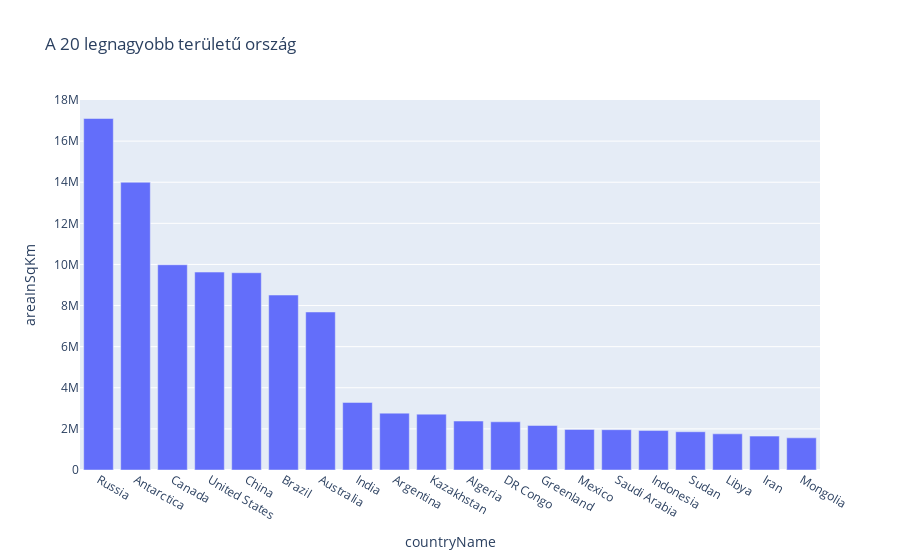

The notebook cell saved with this chart:
### Markdown cell above
![adatok_3.png](attachment:adatok_3.png)

### Code cell
top20 = df.sort_values(by = "areaInSqKm", ascending=False).head(20)

fig = px.bar(top20, x = "countryName", y ="areaInSqKm", title="A 20 legnagyobb területű ország")

fig.show()

### Figure 1 — Plotly figure (JSON) as saved in the notebook; plotly's stock layout.template omitted (floating-point values rounded to 4 significant figures)
{"data": [{"alignmentgroup": "True", "hovertemplate": "countryName=%{x}<br>areaInSqKm=%{y}<extra></extra>", "legendgroup": "", "marker": {"color": "#636efa", "pattern": {"shape": ""}}, "name": "", "offsetgroup": "", "orientation": "v", "showlegend": false, "textposition": "auto", "type": "bar", "x": ["Russia", "Antarctica", "Canada", "United States", "China", "Brazil", "Australia", "India", "Argentina", "Kazakhstan", "Algeria", "DR Congo", "Greenland", "Mexico", "Saudi Arabia", "Indonesia", "Sudan", "Libya", "Iran", "Mongolia"], "xaxis": "x", "y": [17100000, 14000000, 9984670, 9629091, 9596960, 8511965, 7686850, 3287590, 2766890, 2717300, 2381740, 2345410, 2166086, 1972550, 1960582, 1919440, 1861484, 1759540, 1648000, 1565000], "yaxis": "y"}], "layout": {"barmode": "relative", "legend": {"tracegroupgap": 0}, "title": {"text": "A 20 legnagyobb területű ország"}, "xaxis": {"anchor": "y", "domain": [0, 1], "title": {"text": "countryName"}}, "yaxis": {"anchor": "x", "domain": [0, 1], "title": {"text": "areaInSqKm"}}}}
